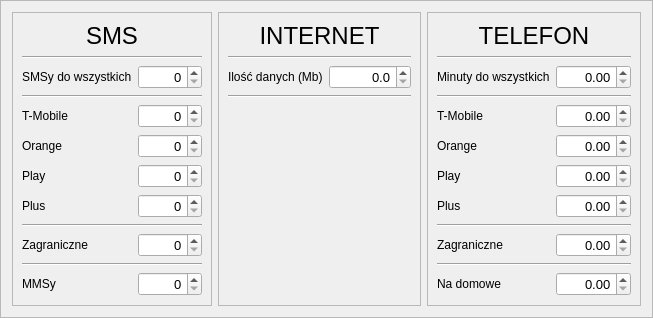
         <widget class="QFrame" name="frame">
          <property name="sizePolicy">
           <sizepolicy hsizetype="MinimumExpanding" vsizetype="Preferred">
            <horstretch>0</horstretch>
            <verstretch>0</verstretch>
           </sizepolicy>
          </property>
          <property name="frameShape">
           <enum>QFrame::StyledPanel</enum>
          </property>
          <property name="frameShadow">
           <enum>QFrame::Raised</enum>
          </property>
          <layout class="QGridLayout" name="gridLayout_3">
           <item row="0" column="1">
            <widget class="QFrame" name="frame_3">
             <property name="frameShape">
              <enum>QFrame::StyledPanel</enum>
             </property>
             <property name="frameShadow">
              <enum>QFrame::Raised</enum>
             </property>
             <layout class="QFormLayout" name="formLayout">
              <property name="fieldGrowthPolicy">
               <enum>QFormLayout::AllNonFixedFieldsGrow</enum>
              </property>
              <item row="0" column="0" colspan="2">
               <widget class="QLabel" name="label_11">
                <property name="sizePolicy">
                 <sizepolicy hsizetype="Preferred" vsizetype="Maximum">
                  <horstretch>0</horstretch>
                  <verstretch>0</verstretch>
                 </sizepolicy>
                </property>
                <property name="font">
                 <font>
                  <pointsize>18</pointsize>
                 </font>
                </property>
                <property name="text">
                 <string>INTERNET</string>
                </property>
                <property name="textFormat">
                 <enum>Qt::AutoText</enum>
                </property>
                <property name="scaledContents">
                 <bool>false</bool>
                </property>
                <property name="alignment">
                 <set>Qt::AlignCenter</set>
                </property>
               </widget>
              </item>
              <item row="1" column="0" colspan="2">
               <widget class="Line" name="line_2">
                <property name="orientation">
                 <enum>Qt::Horizontal</enum>
                </property>
               </widget>
              </item>
              <item row="2" column="0">
               <widget class="QLabel" name="label_5">
                <property name="text">
                 <string>Ilość danych (Mb)</string>
                </property>
               </widget>
              </item>
              <item row="2" column="1">
               <widget class="QDoubleSpinBox" name="doubleSpinBox_6">
                <property name="sizePolicy">
                 <sizepolicy hsizetype="Maximum" vsizetype="Maximum">
                  <horstretch>0</horstretch>
                  <verstretch>0</verstretch>
                 </sizepolicy>
                </property>
                <property name="font">
                 <font>
                  <pointsize>10</pointsize>
                 </font>
                </property>
                <property name="layoutDirection">
                 <enum>Qt::LeftToRight</enum>
                </property>
                <property name="wrapping">
                 <bool>false</bool>
                </property>
                <property name="frame">
                 <bool>true</bool>
                </property>
                <property name="alignment">
                 <set>Qt::AlignRight|Qt::AlignTrailing|Qt::AlignVCenter</set>
                </property>
                <property name="decimals">
                 <number>1</number>
                </property>
                <property name="maximum">
                 <double>102400.000000000000000</double>
                </property>
               </widget>
              </item>
              <item row="3" column="0" colspan="2">
               <widget class="Line" name="line_4">
                <property name="orientation">
                 <enum>Qt::Horizontal</enum>
                </property>
               </widget>
              </item>
             </layout>
             <zorder>doubleSpinBox_6</zorder>
             <zorder>label_5</zorder>
             <zorder>line_2</zorder>
             <zorder>label_11</zorder>
             <zorder>line_4</zorder>
            </widget>
           </item>
           <item row="0" column="0">
            <widget class="QFrame" name="frame_2">
             <property name="frameShape">
              <enum>QFrame::StyledPanel</enum>
             </property>
             <property name="frameShadow">
              <enum>QFrame::Raised</enum>
             </property>
             <layout class="QFormLayout" name="formLayout_3">
              <item row="1" column="0" colspan="2">
               <widget class="Line" name="line">
                <property name="orientation">
                 <enum>Qt::Horizontal</enum>
                </property>
               </widget>
              </item>
              <item row="2" column="0">
               <widget class="QLabel" name="label_9">
                <property name="text">
                 <string>SMSy do wszystkich</string>
                </property>
               </widget>
              </item>
              <item row="2" column="1">
               <widget class="QDoubleSpinBox" name="doubleSpinBox_5">
                <property name="sizePolicy">
                 <sizepolicy hsizetype="Maximum" vsizetype="Maximum">
                  <horstretch>0</horstretch>
                  <verstretch>0</verstretch>
                 </sizepolicy>
                </property>
                <property name="font">
                 <font>
                  <pointsize>10</pointsize>
                 </font>
                </property>
                <property name="layoutDirection">
                 <enum>Qt::LeftToRight</enum>
                </property>
                <property name="wrapping">
                 <bool>false</bool>
                </property>
                <property name="frame">
                 <bool>true</bool>
                </property>
                <property name="alignment">
                 <set>Qt::AlignRight|Qt::AlignTrailing|Qt::AlignVCenter</set>
                </property>
                <property name="decimals">
                 <number>0</number>
                </property>
                <property name="maximum">
                 <double>10000.000000000000000</double>
                </property>
               </widget>
              </item>
              <item row="3" column="0" colspan="2">
               <widget class="Line" name="line_6">
                <property name="orientation">
                 <enum>Qt::Horizontal</enum>
                </property>
               </widget>
              </item>
              <item row="4" column="0">
               <widget class="QLabel" name="label">
                <property name="text">
                 <string>T-Mobile</string>
                </property>
               </widget>
              </item>
              <item row="4" column="1">
               <widget class="QDoubleSpinBox" name="doubleSpinBox">
                <property name="sizePolicy">
                 <sizepolicy hsizetype="Maximum" vsizetype="Maximum">
                  <horstretch>0</horstretch>
                  <verstretch>0</verstretch>
                 </sizepolicy>
                </property>
                <property name="font">
                 <font>
                  <pointsize>10</pointsize>
                 </font>
                </property>
                <property name="layoutDirection">
                 <enum>Qt::LeftToRight</enum>
                </property>
                <property name="wrapping">
                 <bool>false</bool>
                </property>
                <property name="frame">
                 <bool>true</bool>
                </property>
                <property name="alignment">
                 <set>Qt::AlignRight|Qt::AlignTrailing|Qt::AlignVCenter</set>
                </property>
                <property name="decimals">
                 <number>0</number>
                </property>
                <property name="maximum">
                 <double>10000.000000000000000</double>
                </property>
               </widget>
              </item>
              <item row="5" column="0">
               <widget class="QLabel" name="label_2">
                <property name="sizePolicy">
                 <sizepolicy hsizetype="Preferred" vsizetype="Preferred">
                  <horstretch>0</horstretch>
                  <verstretch>0</verstretch>
                 </sizepolicy>
                </property>
                <property name="text">
                 <string>Orange</string>
                </property>
               </widget>
              </item>
              <item row="5" column="1">
               <widget class="QDoubleSpinBox" name="doubleSpinBox_2">
                <property name="sizePolicy">
                 <sizepolicy hsizetype="Maximum" vsizetype="Maximum">
                  <horstretch>0</horstretch>
                  <verstretch>0</verstretch>
                 </sizepolicy>
                </property>
                <property name="font">
                 <font>
                  <pointsize>10</pointsize>
                 </font>
                </property>
                <property name="layoutDirection">
                 <enum>Qt::LeftToRight</enum>
                </property>
                <property name="wrapping">
                 <bool>false</bool>
                </property>
                <property name="frame">
                 <bool>true</bool>
                </property>
                <property name="alignment">
                 <set>Qt::AlignRight|Qt::AlignTrailing|Qt::AlignVCenter</set>
                </property>
                <property name="decimals">
                 <number>0</number>
                </property>
                <property name="maximum">
                 <double>10000.000000000000000</double>
                </property>
               </widget>
              </item>
              <item row="6" column="0">
               <widget class="QLabel" name="label_3">
                <property name="text">
                 <string>Play</string>
                </property>
               </widget>
              </item>
              <item row="6" column="1">
               <widget class="QDoubleSpinBox" name="doubleSpinBox_3">
                <property name="sizePolicy">
                 <sizepolicy hsizetype="Maximum" vsizetype="Maximum">
                  <horstretch>0</horstretch>
                  <verstretch>0</verstretch>
                 </sizepolicy>
                </property>
                <property name="font">
                 <font>
                  <pointsize>10</pointsize>
                 </font>
                </property>
                <property name="layoutDirection">
                 <enum>Qt::LeftToRight</enum>
                </property>
                <property name="wrapping">
                 <bool>false</bool>
                </property>
                <property name="frame">
                 <bool>true</bool>
                </property>
                <property name="alignment">
                 <set>Qt::AlignRight|Qt::AlignTrailing|Qt::AlignVCenter</set>
                </property>
                <property name="decimals">
                 <number>0</number>
                </property>
                <property name="maximum">
                 <double>10000.000000000000000</double>
                </property>
               </widget>
              </item>
              <item row="7" column="0">
               <widget class="QLabel" name="label_4">
                <property name="text">
                 <string>Plus</string>
                </property>
               </widget>
              </item>
              <item row="7" column="1">
               <widget class="QDoubleSpinBox" name="doubleSpinBox_4">
                <property name="sizePolicy">
                 <sizepolicy hsizetype="Maximum" vsizetype="Maximum">
                  <horstretch>0</horstretch>
                  <verstretch>0</verstretch>
                 </sizepolicy>
                </property>
                <property name="font">
                 <font>
                  <pointsize>10</pointsize>
                 </font>
                </property>
                <property name="layoutDirection">
                 <enum>Qt::LeftToRight</enum>
                </property>
                <property name="wrapping">
                 <bool>false</bool>
                </property>
                <property name="frame">
                 <bool>true</bool>
                </property>
                <property name="alignment">
                 <set>Qt::AlignRight|Qt::AlignTrailing|Qt::AlignVCenter</set>
                </property>
                <property name="decimals">
                 <number>0</number>
                </property>
                <property name="maximum">
                 <double>10000.000000000000000</double>
                </property>
               </widget>
              </item>
              <item row="8" column="0" colspan="2">
               <widget class="Line" name="line_8">
                <property name="orientation">
                 <enum>Qt::Horizontal</enum>
                </property>
               </widget>
              </item>
              <item row="9" column="0">
               <widget class="QLabel" name="label_17">
                <property name="text">
                 <string>Zagraniczne</string>
                </property>
               </widget>
              </item>
              <item row="9" column="1">
               <widget class="QDoubleSpinBox" name="doubleSpinBox_14">
                <property name="enabled">
                 <bool>true</bool>
                </property>
                <property name="sizePolicy">
                 <sizepolicy hsizetype="Maximum" vsizetype="Maximum">
                  <horstretch>0</horstretch>
                  <verstretch>0</verstretch>
                 </sizepolicy>
                </property>
                <property name="font">
                 <font>
                  <pointsize>10</pointsize>
                 </font>
                </property>
                <property name="layoutDirection">
                 <enum>Qt::LeftToRight</enum>
                </property>
                <property name="wrapping">
                 <bool>false</bool>
                </property>
                <property name="frame">
                 <bool>true</bool>
                </property>
                <property name="alignment">
                 <set>Qt::AlignRight|Qt::AlignTrailing|Qt::AlignVCenter</set>
                </property>
                <property name="readOnly">
                 <bool>false</bool>
                </property>
                <property name="decimals">
                 <number>0</number>
                </property>
                <property name="maximum">
                 <double>10000.000000000000000</double>
                </property>
               </widget>
              </item>
              <item row="10" column="0" colspan="2">
               <widget class="Line" name="line_9">
                <property name="orientation">
                 <enum>Qt::Horizontal</enum>
                </property>
               </widget>
              </item>
              <item row="11" column="0">
               <widget class="QLabel" name="label_16">
                <property name="text">
                 <string>MMSy</string>
                </property>
               </widget>
              </item>
              <item row="11" column="1">
               <widget class="QDoubleSpinBox" name="doubleSpinBox_13">
                <property name="sizePolicy">
                 <sizepolicy hsizetype="Maximum" vsizetype="Maximum">
                  <horstretch>0</horstretch>
                  <verstretch>0</verstretch>
                 </sizepolicy>
                </property>
                <property name="font">
                 <font>
                  <pointsize>10</pointsize>
                 </font>
                </property>
                <property name="layoutDirection">
                 <enum>Qt::LeftToRight</enum>
                </property>
                <property name="wrapping">
                 <bool>false</bool>
                </property>
                <property name="frame">
                 <bool>true</bool>
                </property>
                <property name="alignment">
                 <set>Qt::AlignRight|Qt::AlignTrailing|Qt::AlignVCenter</set>
                </property>
                <property name="decimals">
                 <number>0</number>
                </property>
                <property name="maximum">
                 <double>10000.000000000000000</double>
                </property>
               </widget>
              </item>
              <item row="0" column="0" colspan="2">
               <widget class="QLabel" name="label_6">
                <property name="sizePolicy">
                 <sizepolicy hsizetype="Preferred" vsizetype="Maximum">
                  <horstretch>0</horstretch>
                  <verstretch>0</verstretch>
                 </sizepolicy>
                </property>
                <property name="font">
                 <font>
                  <pointsize>18</pointsize>
                 </font>
                </property>
                <property name="text">
                 <string>SMS</string>
                </property>
                <property name="textFormat">
                 <enum>Qt::AutoText</enum>
                </property>
                <property name="scaledContents">
                 <bool>false</bool>
                </property>
                <property name="alignment">
                 <set>Qt::AlignCenter</set>
                </property>
               </widget>
              </item>
             </layout>
             <zorder>label</zorder>
             <zorder>label_2</zorder>
             <zorder>line</zorder>
             <zorder>label_9</zorder>
             <zorder>label_6</zorder>
             <zorder>label_4</zorder>
             <zorder>label_3</zorder>
             <zorder>line_6</zorder>
             <zorder>label_16</zorder>
             <zorder>doubleSpinBox_14</zorder>
             <zorder>doubleSpinBox_13</zorder>
             <zorder>label_17</zorder>
             <zorder>line_8</zorder>
             <zorder>line_9</zorder>
             <zorder>doubleSpinBox_5</zorder>
             <zorder>doubleSpinBox</zorder>
             <zorder>doubleSpinBox_2</zorder>
             <zorder>doubleSpinBox_3</zorder>
             <zorder>doubleSpinBox_4</zorder>
            </widget>
           </item>
           <item row="0" column="2">
            <widget class="QFrame" name="frame_4">
             <property name="frameShape">
              <enum>QFrame::StyledPanel</enum>
             </property>
             <property name="frameShadow">
              <enum>QFrame::Raised</enum>
             </property>
             <layout class="QFormLayout" name="formLayout_2">
              <item row="1" column="0" colspan="2">
               <widget class="Line" name="line_3">
                <property name="orientation">
                 <enum>Qt::Horizontal</enum>
                </property>
               </widget>
              </item>
              <item row="2" column="0">
               <widget class="QLabel" name="label_10">
                <property name="text">
                 <string>Minuty do wszystkich</string>
                </property>
               </widget>
              </item>
              <item row="2" column="1">
               <widget class="QDoubleSpinBox" name="doubleSpinBox_7">
                <property name="sizePolicy">
                 <sizepolicy hsizetype="Maximum" vsizetype="Maximum">
                  <horstretch>0</horstretch>
                  <verstretch>0</verstretch>
                 </sizepolicy>
                </property>
                <property name="font">
                 <font>
                  <pointsize>10</pointsize>
                 </font>
                </property>
                <property name="layoutDirection">
                 <enum>Qt::LeftToRight</enum>
                </property>
                <property name="wrapping">
                 <bool>false</bool>
                </property>
                <property name="frame">
                 <bool>true</bool>
                </property>
                <property name="alignment">
                 <set>Qt::AlignRight|Qt::AlignTrailing|Qt::AlignVCenter</set>
                </property>
                <property name="decimals">
                 <number>2</number>
                </property>
                <property name="maximum">
                 <double>9999.000000000000000</double>
                </property>
               </widget>
              </item>
              <item row="3" column="0" colspan="2">
               <widget class="Line" name="line_5">
                <property name="orientation">
                 <enum>Qt::Horizontal</enum>
                </property>
               </widget>
              </item>
              <item row="4" column="0">
               <widget class="QLabel" name="label_7">
                <property name="text">
                 <string>T-Mobile</string>
                </property>
               </widget>
              </item>
              <item row="4" column="1">
               <widget class="QDoubleSpinBox" name="doubleSpinBox_8">
                <property name="sizePolicy">
                 <sizepolicy hsizetype="Maximum" vsizetype="Maximum">
                  <horstretch>0</horstretch>
                  <verstretch>0</verstretch>
                 </sizepolicy>
                </property>
                <property name="font">
                 <font>
                  <pointsize>10</pointsize>
                 </font>
                </property>
                <property name="layoutDirection">
                 <enum>Qt::LeftToRight</enum>
                </property>
                <property name="wrapping">
                 <bool>false</bool>
                </property>
                <property name="frame">
                 <bool>true</bool>
                </property>
                <property name="alignment">
                 <set>Qt::AlignRight|Qt::AlignTrailing|Qt::AlignVCenter</set>
                </property>
                <property name="decimals">
                 <number>2</number>
                </property>
                <property name="maximum">
                 <double>9999.000000000000000</double>
                </property>
               </widget>
              </item>
              <item row="5" column="0">
               <widget class="QLabel" name="label_8">
                <property name="text">
                 <string>Orange</string>
                </property>
               </widget>
              </item>
              <item row="5" column="1">
               <widget class="QDoubleSpinBox" name="doubleSpinBox_9">
                <property name="sizePolicy">
                 <sizepolicy hsizetype="Maximum" vsizetype="Maximum">
                  <horstretch>0</horstretch>
                  <verstretch>0</verstretch>
                 </sizepolicy>
                </property>
                <property name="font">
                 <font>
                  <pointsize>10</pointsize>
                 </font>
                </property>
                <property name="layoutDirection">
                 <enum>Qt::LeftToRight</enum>
                </property>
                <property name="wrapping">
                 <bool>false</bool>
                </property>
                <property name="frame">
                 <bool>true</bool>
                </property>
                <property name="alignment">
                 <set>Qt::AlignRight|Qt::AlignTrailing|Qt::AlignVCenter</set>
                </property>
                <property name="decimals">
                 <number>2</number>
                </property>
                <property name="maximum">
                 <double>9999.000000000000000</double>
                </property>
               </widget>
              </item>
              <item row="6" column="0">
               <widget class="QLabel" name="label_13">
                <property name="text">
                 <string>Play</string>
                </property>
               </widget>
              </item>
              <item row="6" column="1">
               <widget class="QDoubleSpinBox" name="doubleSpinBox_10">
                <property name="sizePolicy">
                 <sizepolicy hsizetype="Maximum" vsizetype="Maximum">
                  <horstretch>0</horstretch>
                  <verstretch>0</verstretch>
                 </sizepolicy>
                </property>
                <property name="font">
                 <font>
                  <pointsize>10</pointsize>
                 </font>
                </property>
                <property name="layoutDirection">
                 <enum>Qt::LeftToRight</enum>
                </property>
                <property name="wrapping">
                 <bool>false</bool>
                </property>
                <property name="frame">
                 <bool>true</bool>
                </property>
                <property name="alignment">
                 <set>Qt::AlignRight|Qt::AlignTrailing|Qt::AlignVCenter</set>
                </property>
                <property name="decimals">
                 <number>2</number>
                </property>
                <property name="maximum">
                 <double>9999.000000000000000</double>
                </property>
               </widget>
              </item>
              <item row="7" column="0">
               <widget class="QLabel" name="label_14">
                <property name="text">
                 <string>Plus</string>
                </property>
               </widget>
              </item>
              <item row="7" column="1">
               <widget class="QDoubleSpinBox" name="doubleSpinBox_11">
                <property name="sizePolicy">
                 <sizepolicy hsizetype="Maximum" vsizetype="Maximum">
                  <horstretch>0</horstretch>
                  <verstretch>0</verstretch>
                 </sizepolicy>
                </property>
                <property name="font">
                 <font>
                  <pointsize>10</pointsize>
                 </font>
                </property>
                <property name="layoutDirection">
                 <enum>Qt::LeftToRight</enum>
                </property>
                <property name="wrapping">
                 <bool>false</bool>
                </property>
                <property name="frame">
                 <bool>true</bool>
                </property>
                <property name="alignment">
                 <set>Qt::AlignRight|Qt::AlignTrailing|Qt::AlignVCenter</set>
                </property>
                <property name="decimals">
                 <number>2</number>
                </property>
                <property name="maximum">
                 <double>9999.000000000000000</double>
                </property>
               </widget>
              </item>
              <item row="8" column="0" colspan="2">
               <widget class="Line" name="line_7">
                <property name="orientation">
                 <enum>Qt::Horizontal</enum>
                </property>
               </widget>
              </item>
              <item row="9" column="0">
               <widget class="QLabel" name="label_18">
                <property name="text">
                 <string>Zagraniczne</string>
                </property>
               </widget>
              </item>
              <item row="9" column="1">
               <widget class="QDoubleSpinBox" name="doubleSpinBox_15">
                <property name="sizePolicy">
                 <sizepolicy hsizetype="Maximum" vsizetype="Maximum">
                  <horstretch>0</horstretch>
                  <verstretch>0</verstretch>
                 </sizepolicy>
                </property>
                <property name="font">
                 <font>
                  <pointsize>10</pointsize>
                 </font>
                </property>
                <property name="layoutDirection">
                 <enum>Qt::LeftToRight</enum>
                </property>
                <property name="wrapping">
                 <bool>false</bool>
                </property>
                <property name="frame">
                 <bool>true</bool>
                </property>
                <property name="alignment">
                 <set>Qt::AlignRight|Qt::AlignTrailing|Qt::AlignVCenter</set>
                </property>
                <property name="readOnly">
                 <bool>false</bool>
                </property>
                <property name="decimals">
                 <number>2</number>
                </property>
                <property name="maximum">
                 <double>9999.000000000000000</double>
                </property>
               </widget>
              </item>
              <item row="10" column="0" colspan="2">
               <widget class="Line" name="line_10">
                <property name="orientation">
                 <enum>Qt::Horizontal</enum>
                </property>
               </widget>
              </item>
              <item row="11" column="0">
               <widget class="QLabel" name="label_19">
                <property name="text">
                 <string>Na domowe</string>
                </property>
               </widget>
              </item>
              <item row="11" column="1">
               <widget class="QDoubleSpinBox" name="doubleSpinBox_16">
                <property name="sizePolicy">
                 <sizepolicy hsizetype="Maximum" vsizetype="Maximum">
                  <horstretch>0</horstretch>
                  <verstretch>0</verstretch>
                 </sizepolicy>
                </property>
                <property name="font">
                 <font>
                  <pointsize>10</pointsize>
                 </font>
                </property>
                <property name="layoutDirection">
                 <enum>Qt::LeftToRight</enum>
                </property>
                <property name="wrapping">
                 <bool>false</bool>
                </property>
                <property name="frame">
                 <bool>true</bool>
                </property>
                <property name="alignment">
                 <set>Qt::AlignRight|Qt::AlignTrailing|Qt::AlignVCenter</set>
                </property>
                <property name="decimals">
                 <number>2</number>
                </property>
                <property name="maximum">
                 <double>9999.000000000000000</double>
                </property>
               </widget>
              </item>
              <item row="0" column="0" colspan="2">
               <widget class="QLabel" name="label_12">
                <property name="sizePolicy">
                 <sizepolicy hsizetype="Preferred" vsizetype="Maximum">
                  <horstretch>0</horstretch>
                  <verstretch>0</verstretch>
                 </sizepolicy>
                </property>
                <property name="font">
                 <font>
                  <pointsize>18</pointsize>
                 </font>
                </property>
                <property name="text">
                 <string>TELEFON</string>
                </property>
                <property name="textFormat">
                 <enum>Qt::AutoText</enum>
                </property>
                <property name="scaledContents">
                 <bool>false</bool>
                </property>
                <property name="alignment">
                 <set>Qt::AlignCenter</set>
                </property>
               </widget>
              </item>
             </layout>
             <zorder>doubleSpinBox_7</zorder>
             <zorder>line_3</zorder>
             <zorder>label_10</zorder>
             <zorder>label_12</zorder>
             <zorder>line_5</zorder>
             <zorder>label_7</zorder>
             <zorder>label_8</zorder>
             <zorder>label_13</zorder>
             <zorder>label_14</zorder>
             <zorder>doubleSpinBox_10</zorder>
             <zorder>doubleSpinBox_9</zorder>
             <zorder>doubleSpinBox_8</zorder>
             <zorder>doubleSpinBox_11</zorder>
             <zorder>label_18</zorder>
             <zorder>doubleSpinBox_15</zorder>
             <zorder>line_7</zorder>
             <zorder>line_10</zorder>
             <zorder>label_19</zorder>
             <zorder>doubleSpinBox_16</zorder>
            </widget>
           </item>
          </layout>
         </widget>
